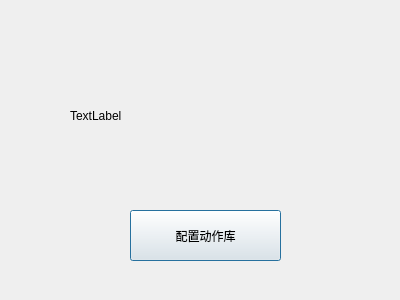
<?xml version="1.0" encoding="UTF-8"?>
<ui version="4.0">
 <class>Dialog</class>
 <widget class="QDialog" name="Dialog">
  <property name="geometry">
   <rect>
    <x>0</x>
    <y>0</y>
    <width>400</width>
    <height>300</height>
   </rect>
  </property>
  <property name="windowTitle">
   <string>Dialog</string>
  </property>
  <widget class="QPushButton" name="pushButton">
   <property name="geometry">
    <rect>
     <x>130</x>
     <y>210</y>
     <width>151</width>
     <height>51</height>
    </rect>
   </property>
   <property name="text">
    <string>配置动作库</string>
   </property>
  </widget>
  <widget class="QLabel" name="label">
   <property name="geometry">
    <rect>
     <x>70</x>
     <y>30</y>
     <width>271</width>
     <height>171</height>
    </rect>
   </property>
   <property name="text">
    <string>TextLabel</string>
   </property>
  </widget>
 </widget>
 <resources/>
 <connections/>
</ui>
